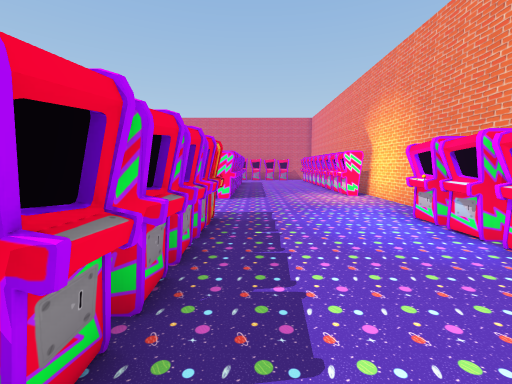
View 1 (above)

19 first-person views from a walk through a Unity game level. The camera is 1.3 m above the floor, tilts 6° down and sees 90° across. The floor is counted in squares, 1 m on a side. Each view is taken from the middle of a square. On the plan, view 1 faces up. The plan holds only what a view shows up to about 13 squares ahead; the rest is blank. Some animated figures are not drawn.

View 2
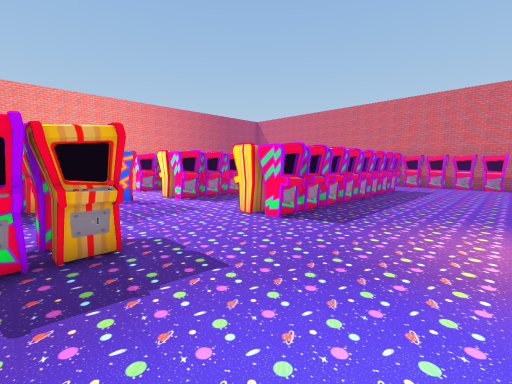

View 3
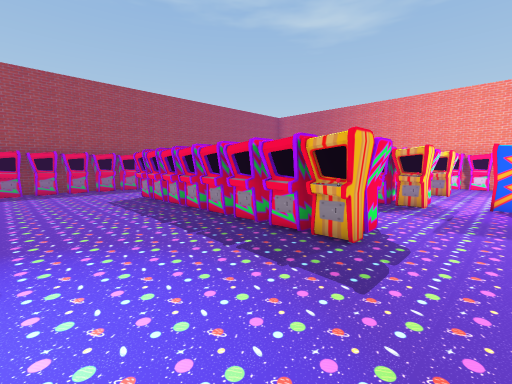

View 4
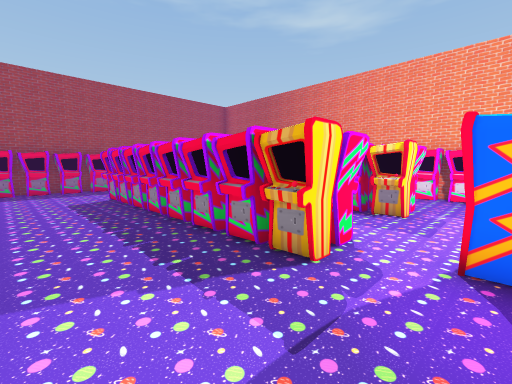

View 5
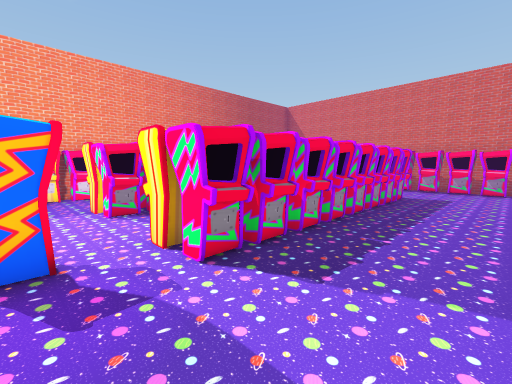

View 6
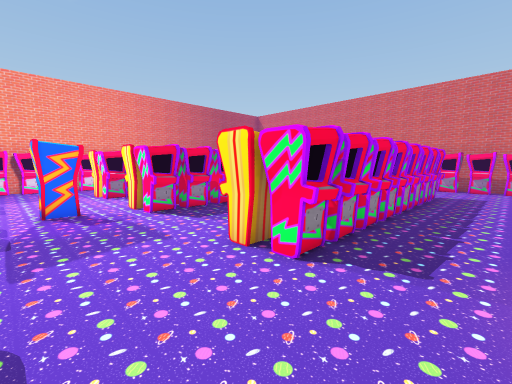

View 7
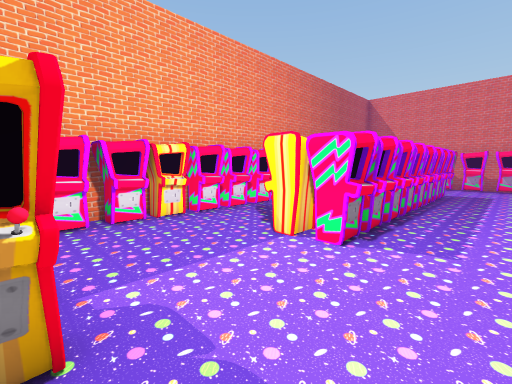

View 8
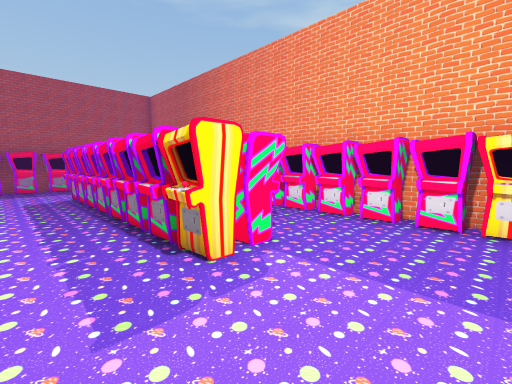

View 9
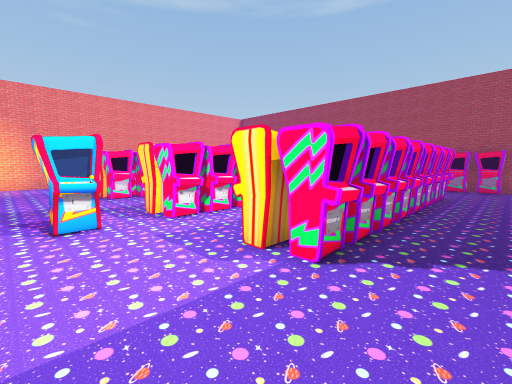

View 10
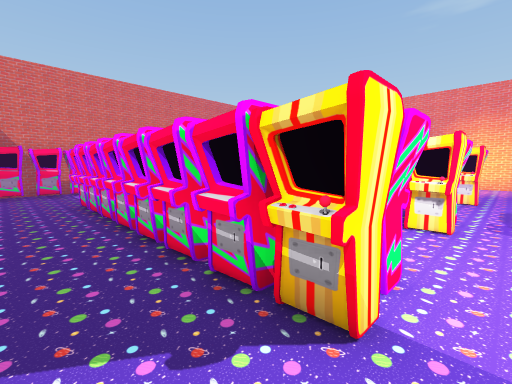

View 11
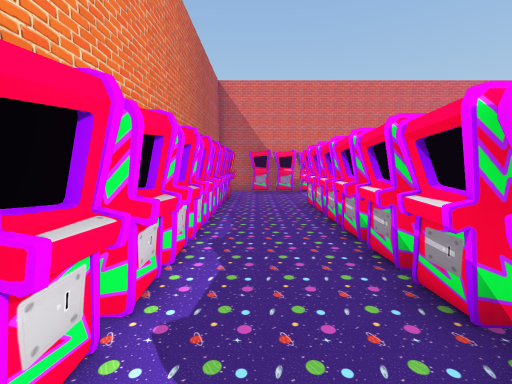

View 12
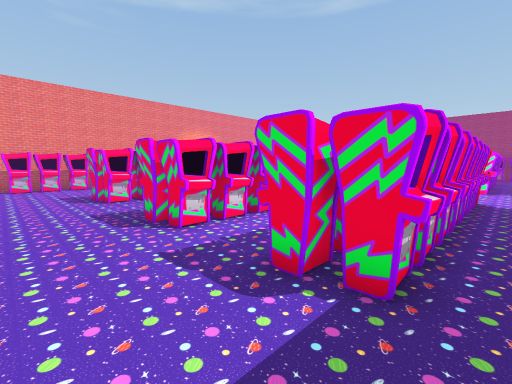

View 13
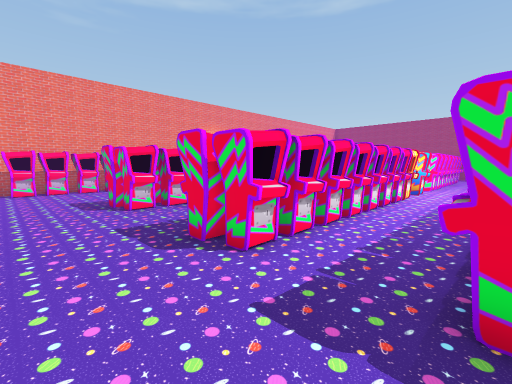

View 14
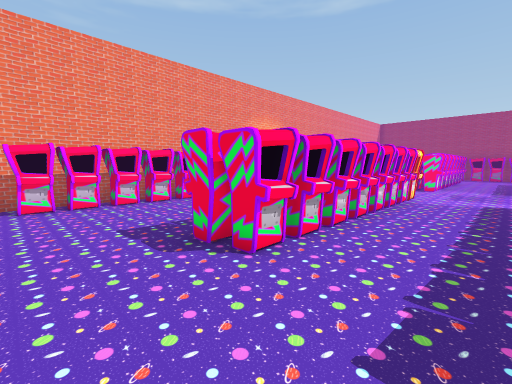

View 15
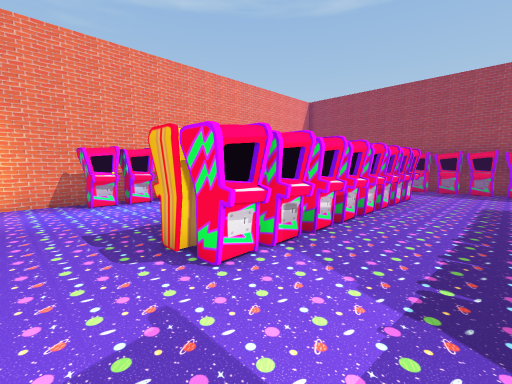

View 16
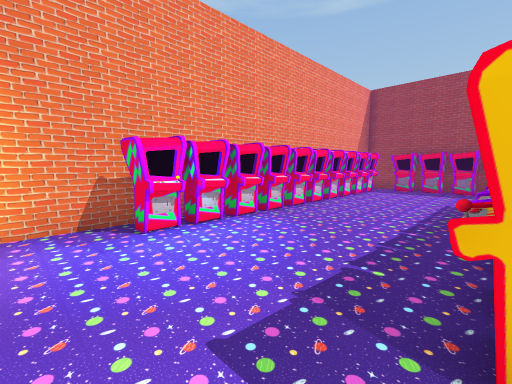

View 17
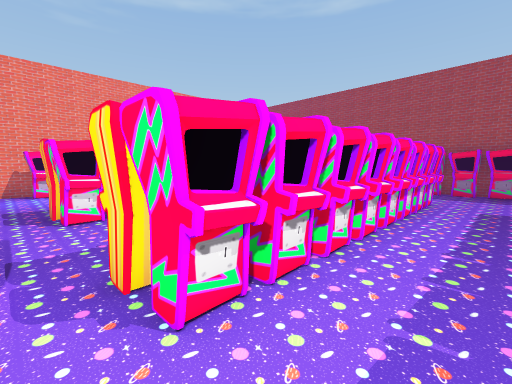

View 18
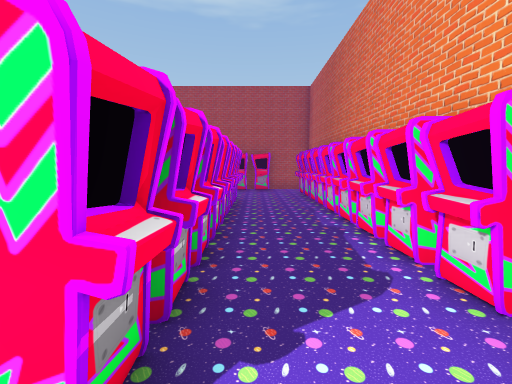

View 19
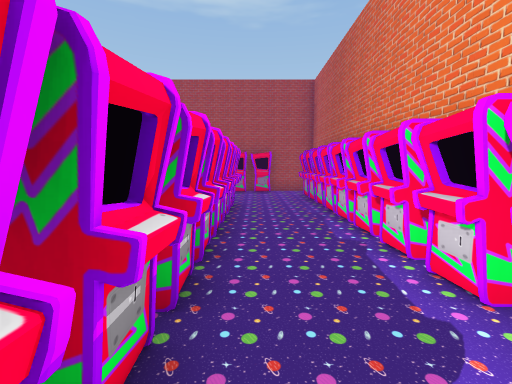

### Floor plan
Key: @ floor where view 1 was taken; # wall or solid block; . floor; = window, fence, low wall or low ledge.
Columns run from 14 left of view 1 to 5 right of it. Each row starts with its distance up from view 1.
 22 .#################
 21 #.................##
 20 #.................##
 19 #.................##
 18 #..##..##..###....##
 17 #..##..##..###....##
 16 #..##..##..###....##
 15 #..##..##..###....
 14 #..##..##..###....
 13 #..##..##..###....#
 12 #..##..##..###....##
 11 #..##..##..###....##
 10 #..##..##..###.....#
  9 #..................#
  8 #......=...........#
  7 #..................#
  6 #..##..##..###....##
  5 #..##..##..###....##
  4 #..##..##..###....##
  3 #..##..##..###....#
  2 #..##..##..###....#
  1 #..##..##..###....#
  0 #..##..##..###@...#
 -1 #..##..##..###....#
 -2 #..##..##..###....#
 -3 #..##..##...##....#
 -4 #.................#
 -5 #.................#
 -6 .##################

Where each view was taken, in squares from view 1:
view 1: 0 up, 0 right, facing up
view 2: 5 up, 3 right, facing up-left
view 3: 8 up, 3 right, facing down-left
view 4: 8 up, 3 left, facing down-left
view 5: 8 up, 3 left, facing up-left
view 6: 7 up, 1 right, facing up-left
view 7: 6 up, 8 left, facing up-left
view 8: 9 up, 8 left, facing down-left
view 9: 9 up, 13 left, facing down-right
view 10: 9 up, 13 left, facing up-right
view 11: 10 up, 13 left, facing up
view 12: 21 up, 12 left, facing down-right
view 13: 21 up, 10 left, facing down-right
view 14: 21 up, 5 left, facing down-right
view 15: 8 up, 5 left, facing down-right
view 16: 8 up, 1 left, facing down-right
view 17: 7 up, 9 left, facing down-right
view 18: 7 up, 12 left, facing down
view 19: 6 up, 12 left, facing down
